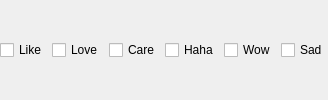
                  <widget class="QWidget" name="widget_19" native="true">
                   <layout class="QHBoxLayout" name="horizontalLayout_14">
                    <property name="spacing">
                     <number>5</number>
                    </property>
                    <property name="leftMargin">
                     <number>0</number>
                    </property>
                    <property name="topMargin">
                     <number>0</number>
                    </property>
                    <property name="rightMargin">
                     <number>0</number>
                    </property>
                    <property name="bottomMargin">
                     <number>0</number>
                    </property>
                    <item>
                     <widget class="QCheckBox" name="Like_checkBox">
                      <property name="text">
                       <string>Like</string>
                      </property>
                      <property name="icon">
                       <iconset>
                        <normaloff>:/icon/icon/like.png</normaloff>:/icon/icon/like.png</iconset>
                      </property>
                     </widget>
                    </item>
                    <item>
                     <widget class="QCheckBox" name="Love_checkBox">
                      <property name="text">
                       <string>Love</string>
                      </property>
                      <property name="icon">
                       <iconset>
                        <normaloff>:/icon/icon/love.png</normaloff>:/icon/icon/love.png</iconset>
                      </property>
                     </widget>
                    </item>
                    <item>
                     <widget class="QCheckBox" name="Care_checkBox">
                      <property name="text">
                       <string>Care</string>
                      </property>
                      <property name="icon">
                       <iconset>
                        <normaloff>:/icon/icon/care.png</normaloff>:/icon/icon/care.png</iconset>
                      </property>
                     </widget>
                    </item>
                    <item>
                     <widget class="QCheckBox" name="Haha_checkBox">
                      <property name="text">
                       <string>Haha</string>
                      </property>
                      <property name="icon">
                       <iconset>
                        <normaloff>:/icon/icon/haha.png</normaloff>:/icon/icon/haha.png</iconset>
                      </property>
                     </widget>
                    </item>
                    <item>
                     <widget class="QCheckBox" name="Wow_checkBox">
                      <property name="text">
                       <string>Wow</string>
                      </property>
                      <property name="icon">
                       <iconset>
                        <normaloff>:/icon/icon/wow.png</normaloff>:/icon/icon/wow.png</iconset>
                      </property>
                     </widget>
                    </item>
                    <item>
                     <widget class="QCheckBox" name="Sad_checkBox">
                      <property name="text">
                       <string>Sad</string>
                      </property>
                      <property name="icon">
                       <iconset>
                        <normaloff>:/icon/icon/sad.png</normaloff>:/icon/icon/sad.png</iconset>
                      </property>
                      <property name="autoRepeat">
                       <bool>false</bool>
                      </property>
                      <property name="autoExclusive">
                       <bool>false</bool>
                      </property>
                     </widget>
                    </item>
                   </layout>
                  </widget>
